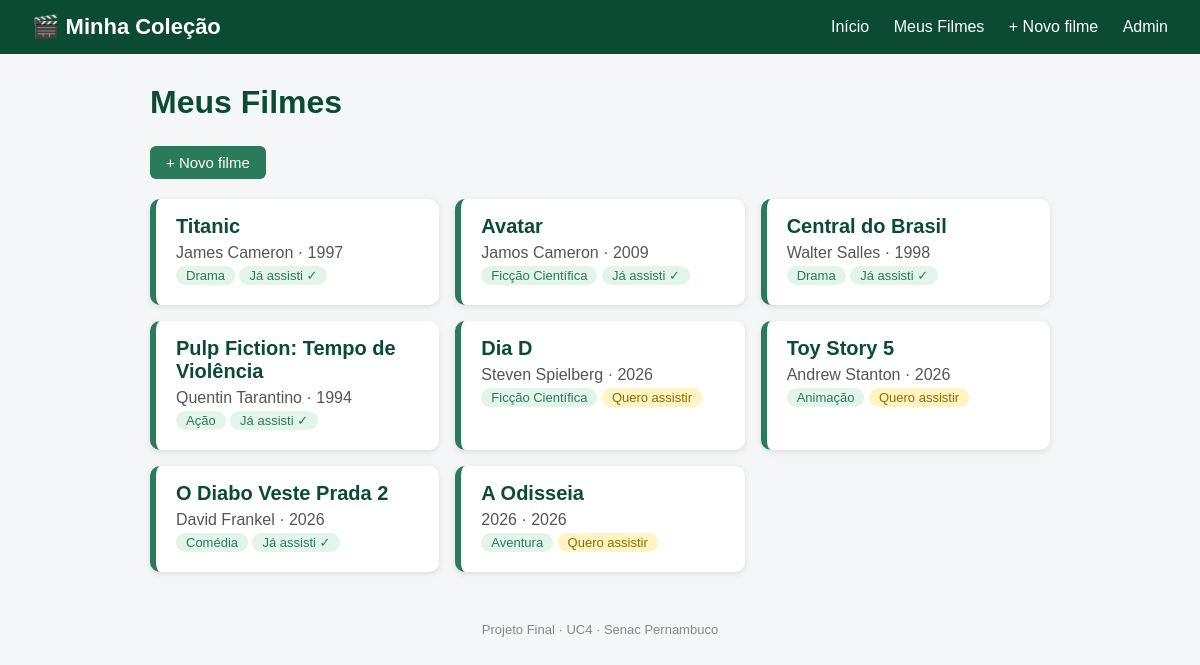
Page /filmes/ on the earlier database version.
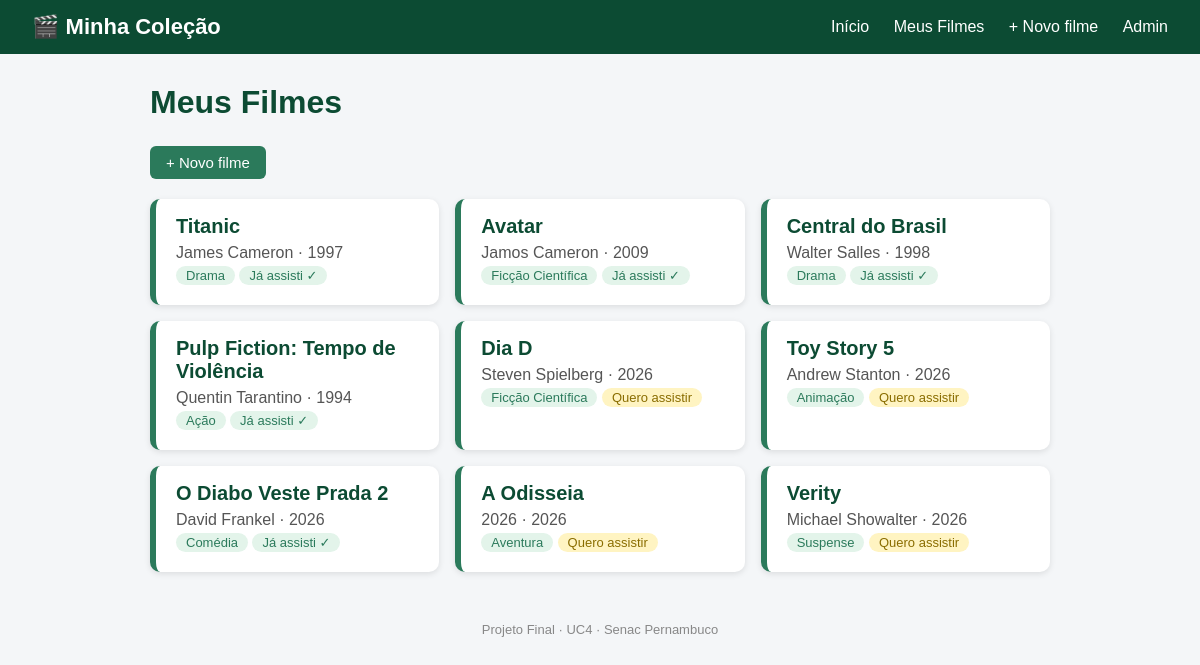
Same page on the later database version.
### colecao/models.py (models this page shows, shortened)
class Filme(models.Model):
    titulo = models.CharField(max_length=100)
    diretor = models.CharField(max_length=100)
    ano = models.IntegerField()
    assistido = models.BooleanField(default=False)
    genero = models.ForeignKey(
        Genero, on_delete=models.SET_NULL, null=True, blank=True
    )

class Genero(models.Model):
    nome = models.CharField(max_length=50)
    def __str__(self):
        return self.nome

### colecao/views.py (the view)
# urls.py: path("filmes/", colecao_views.filmes),
def filmes(request):
    dados = {"filmes": Filme.objects.all()}
    return render(request, "filmes.html", dados)

### colecao/templates/filmes.html
{% extends "base.html" %}
{% block conteudo %}
<h1>Meus Filmes</h1>
<a class="botao" href="/filmes/novo/">+ Novo filme</a>
<div class="grade">
    {% for item in filmes %}
    <div class="cartao">
        <h2><a href="/filmes/{{ item.id }}/">{{ item.titulo }}</a></h2>
        <p>{{ item.diretor }} · {{ item.ano }}</p>
        <p>
            <span class="etiqueta">{{ item.genero }}</span>
            {% if item.assistido %}
                <span class="etiqueta">Já assisti ✓</span>
            {% else %}
                <span class="etiqueta nao">Quero assistir</span>
            {% endif %}
        </p>
    </div>
    {% empty %}
    <p>Nenhum filme cadastrado ainda.</p>
    {% endfor %}
</div>
{% endblock %}

Differences in the rows shown:
added Filme: titulo "Verity", diretor "Michael Showalter", ano "2026", genero "Suspense", assistido "Quero assistir"
